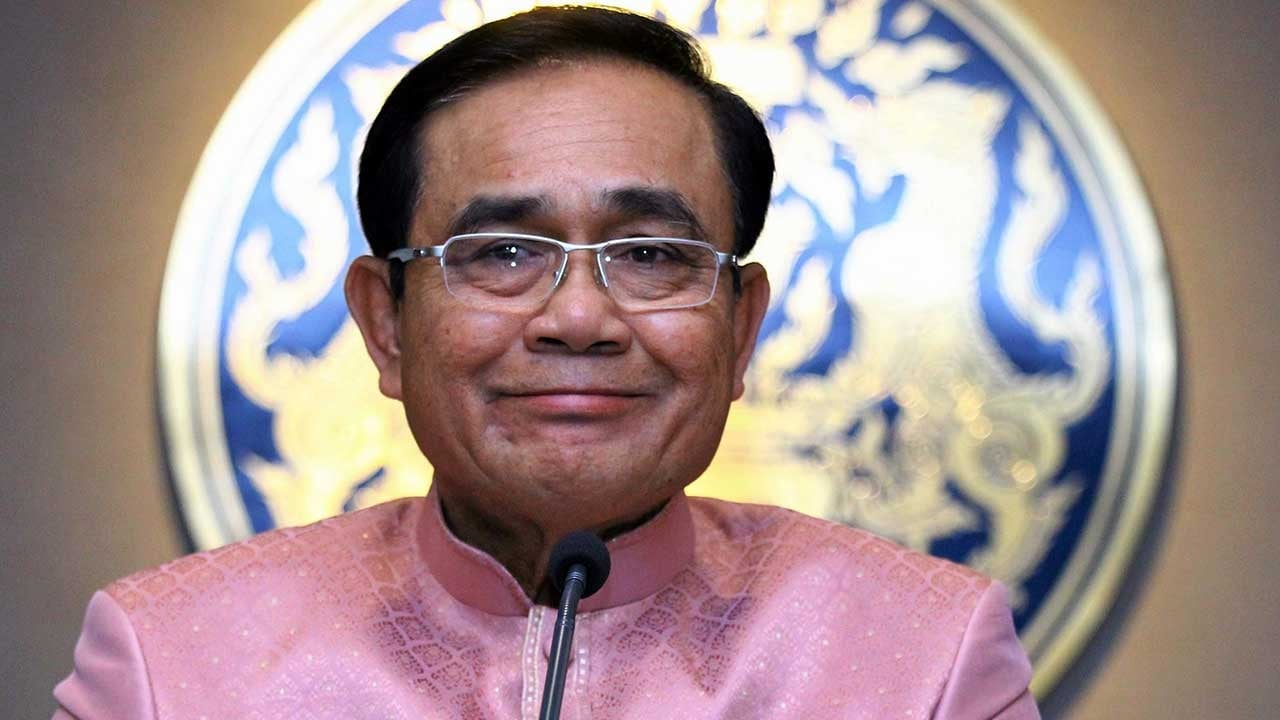
#> input picture TryOPENCV/Face.jpg, 1280 x 720 px
$ python Face-detection2.py
#> lines starting #> are read from the running program, lines starting #| are printed output that depends on the picture; after the words box and inside, x2 and y2 are one past the last pixel; in counts of white or black regions, pixels touching at a corner belong together
import cv2
from tkinter import filedialog
import tkinter as tk

# Load the pre-trained face detection cascade classifier
face_cascade = cv2.CascadeClassifier(cv2.data.haarcascades + 'haarcascade_frontalface_default.xml')

# Create a Tkinter root window
root = tk.Tk()
root.withdraw()  # Hide the root window

# Ask the user to select a file
file_path = filedialog.askopenfilename(title="Select an image file", filetypes=[("Image files", "*.jpg;*.jpeg;*.png;*.bmp")])
#> the answer given: Face.jpg

# Check if a file was selected
if not file_path:
    print("No file selected.")
    exit()

# Load the image
image = cv2.imread(file_path)
#> image is the input picture: shape (720, 1280, 3); mean B, G, R 142.9, 143.2, 163.5

# Convert the image to grayscale
gray_image = cv2.cvtColor(image, cv2.COLOR_BGR2GRAY)
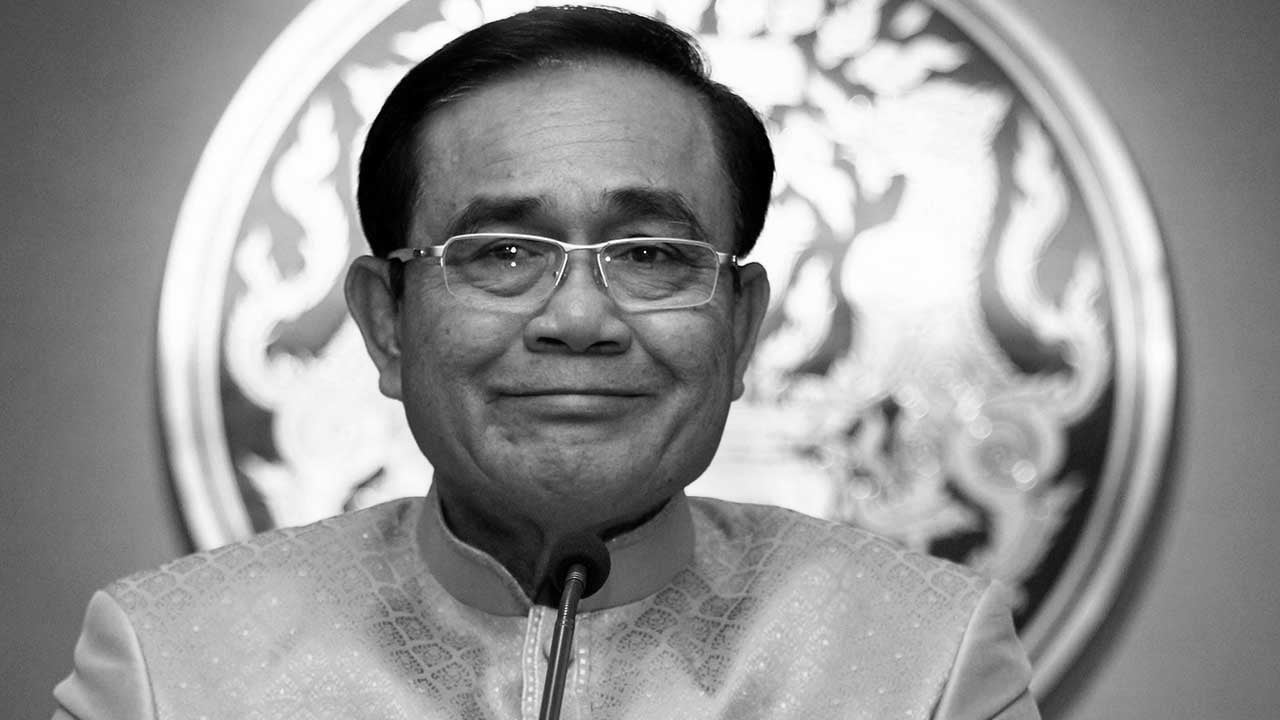
#> gray_image: shape (720, 1280); min 0, max 255, mean 149.2

# Detect faces in the image
faces = face_cascade.detectMultiScale(gray_image, scaleFactor=1.1, minNeighbors=5, minSize=(30, 30))
#> faces = [[362, 78, 419, 419]]

# Draw rectangles around the detected faces
for (x, y, w, h) in faces:
    cv2.rectangle(image, (x, y), (x + w, y + h), (0, 255, 0), 2)
#> this loop made 1 pass
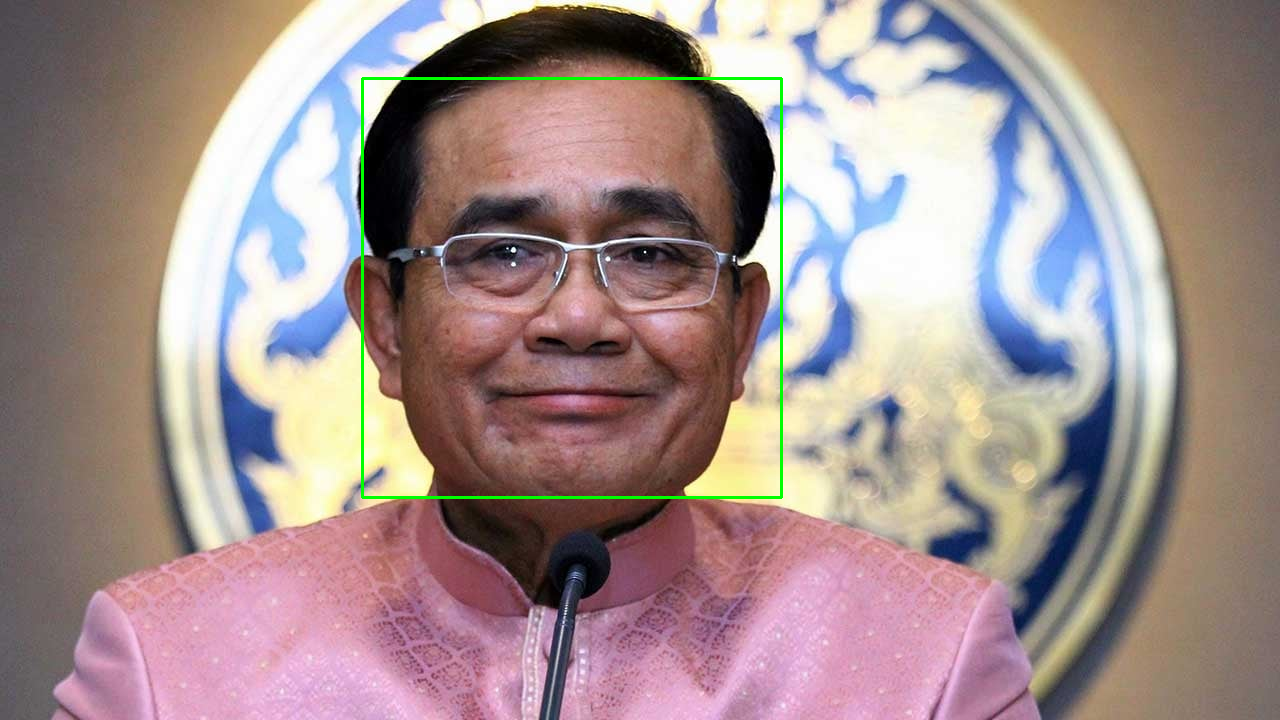
#> image: shape (720, 1280, 3); 0.55% of pixels changed, all inside (x1, y1, x2, y2) = (361, 77, 783, 499)

# Display the image with face detection
cv2.imshow("Face Detection", image)
cv2.waitKey(0)  # Wait for any key press
cv2.destroyAllWindows()  # Close all OpenCV windows
